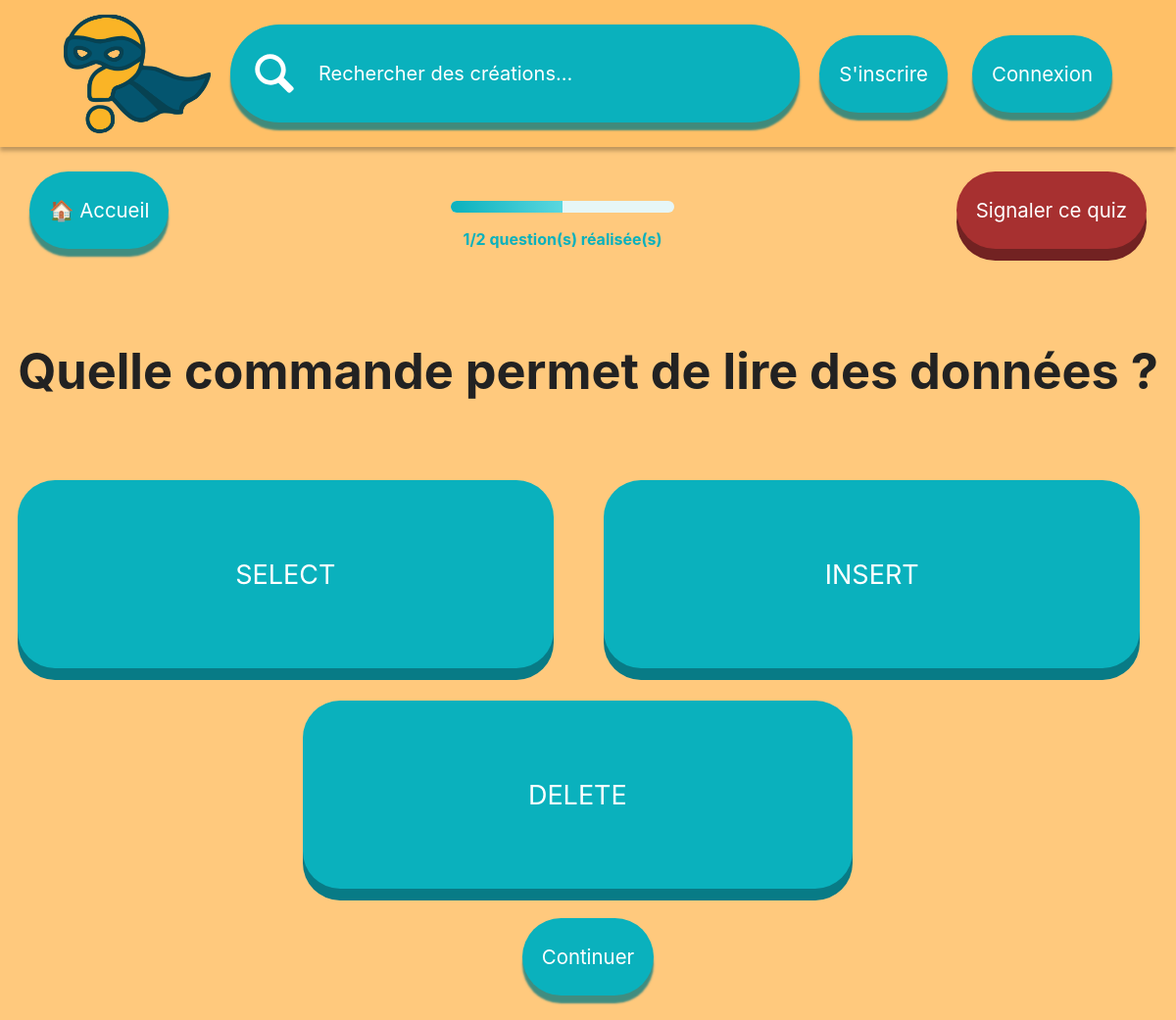
Page /index.php?page=test&id=2 on the committed database.
### tables this page shows
CREATE TABLE Question(
                id INTEGER PRIMARY KEY AUTOINCREMENT,
                numeroQuiz INTEGER,
                quiz_id INTEGER NOT NULL,
                question TEXT NOT NULL,
                FOREIGN KEY (quiz_id) REFERENCES quiz(id) ON DELETE CASCADE
            );

CREATE TABLE Reponse(
                id INTEGER PRIMARY KEY AUTOINCREMENT,
                question_id INTEGER,
                reponse TEXT NOT NULL,
                estCorrecte BOOLEAN,
                FOREIGN KEY (question_id) REFERENCES Question(id) ON DELETE CASCADE
            );

### src/controllers/QuizController.php (called while the page is built, shortened)
<?php
require_once ROOT . '/src/models/QuizModel.php';
require_once ROOT . '/config/config.php';
class QuizController
{
    private QuizModel $model;
    public function __construct()
    {
        $this->db = getDbConnection();
        $this->model = new QuizModel($this->db);
    }
    public function showQuiz(int $quizId, ?int $idQuestion = 1, bool $showAnswer = false)
    {
        $max = $this->model->getMaxNbQuestion($quizId);
        $question = $this->model->getQuestion($quizId, $idQuestion);
        $reponse  = $this->model->getReponses($question['id']);
        require ROOT . '/src/views/quiz/show.php';
    }
}

### src/models/QuizModel.php (called while the page is built, shortened)
<?php
class QuizModel
{
    private $db;
    public function __construct($db)
    {
        $this->db = $db;
    }
    public function getMaxNbQuestion(int $quizId): int
    {
        $stmt = $this->db->prepare("
        SELECT MAX(numeroQuiz) AS maxi
        FROM question
        WHERE quiz_id = ?
    ");
        $stmt->execute([$quizId]);
        $row = $stmt->fetch(PDO::FETCH_ASSOC);
        return intval($row['maxi']);
    }
    public function getQuestion(int $idQuiz, ?int $idQuestion = null): array|false
    {
        $stmt = $this->db->prepare("
        SELECT *
        FROM question
        WHERE quiz_id = ? AND numeroquiz = ?
    ");
        $stmt->execute([$idQuiz, $idQuestion]);
        return $stmt->fetch(PDO::FETCH_ASSOC) ?: false;
    }
    public function getReponses(int $idQuestion): array|false
    {
        $stmt = $this->db->prepare("SELECT * FROM reponse WHERE question_id = ?");
        $stmt->execute([$idQuestion]);
        return $stmt->fetchAll(PDO::FETCH_ASSOC);
    }
}

### config/config.php (called while the page is built, shortened)
<?php
function getDbConnection() {
    try{
        $conn = new PDO("sqlite:" . ROOT . "/database/database.db");
        $conn->setAttribute(PDO::ATTR_ERRMODE, PDO::ERRMODE_EXCEPTION);
    }catch(PDOException $e){
        die("Connection failed: " . $e->getMessage());
    }catch(Exception $e){
        die("Error: " . $e->getMessage());
    }
    return $conn;
}
?>

### src/views/quiz/show.php (the view, shortened to what this page needs)
<?php
require_once '../src/views/partials/header.php';
?>
<div class="quiz-réalisation">
    <div class="buttonAction">
        <?php if (isset($_GET['test'])): ?>
            <button type="submit" class="button" form="retourForm">
                <span></span>
                <p>← Retour</p>
            </button>
            <form id="retourForm" method="post" action="?page=pageInterQuiz&id=<?= $quizId ?>&type=test">
                <input type="hidden" name="idQuestion" value="<?= $max +1 ?>">
            </form>
        <?php else: ?>
            <button class="button" onclick="window.location.href='?page=home'">
                <span></span>
                <p>🏠 Accueil</p>
            </button>
        <?php endif; ?>
        <?php if (!isset($_GET['test']) && ($idQuestion <= $max)): ?>
            <div class="progression">
                <progress class="progress-container" value="<?= $idQuestion ?>" max="<?= $max ?>"></progress>
                <p><?= $idQuestion ?>/<?= $max ?> question(s) réalisée(s)</p>
            </div>
        <?php endif; ?>
        <button class="button signalement" onclick="window.location.href='?page=signalement'">
            <span></span>
            <p>Signaler ce quiz</p>
        </button>
    </div>
    <?php if (empty($question)) : ?>
        <div class="question fin-quiz">
            <h2>🎉 Félicitations !</h2>
            <p class="fin">Vous avez terminé le quiz.</p>
            <?php if ($_GET['page'] === 'standard') : ?>
                <div class="actions-fin">
                    <button class="button" onclick="window.location.href='?page=pageInterQuiz&id=<?= $quizId ?>&type=standard'"><span></span>
                        <p>Recommencer le quiz</p>
                    </button>
                    <button class="button" onclick="window.location.href='?page=catalogue'"><span></span>
                        <p>Voir d’autres quiz</p>
                    </button>
                    <button class="button" onclick="window.location.href='?page=home'"><span></span>
                        <p>Retour à l’accueil</p>
                    </button>
                </div>
                <p class="fin">Vous avez aimé le quiz ? N'hésiter pas à le noter : </p>
                <div class="quiz-reactions">
                    <?php if (isset($_SESSION['id'])) : ?>
                        <?php if (!$hasDisliked) : ?>
                            <form method="POST" action="?page=standard&id=<?= $quizId ?>&idQuestion=<?= $idQuestion ?>">
                                <button type="submit"
                                    name="reaction"
                                    value="like"
                                    class="like"
                                    id=<?= $hasDisliked ? 'disabled' : '' ?>>
                                    👍 <?= htmlspecialchars($reactions['nbjaime'] ?? 0) ?>
                                </button>
                                <input type="hidden" name="idQuestion" value=<?= $idQuestion ?>>
                            </form>
                        <?php endif; ?>
                        <?php if ($hasDisliked) : ?>
                            <button type=<?= $hasDisliked ? '' : 'submit' ?>
                                name="reaction"
                                value="like"
                                class="like"
                                id=<?= $hasDisliked ? 'disabled' : '' ?>>
                                👍 <?= htmlspecialchars($reactions['nbjaime'] ?? 0) ?>
                            </button>
                        <?php endif; ?>
                        <?php if (!$hasLiked) : ?>
                            <form method="POST" action="?page=standard&id=<?= $quizId ?>&idQuestion=<?= $idQuestion ?>">
                                <button type='submit'
                                    name="reaction"
                                    value="dislike"
                                    class="dislike"
                                    id=<?= $hasLiked ? 'disabled' : '' ?>>
                                    👎 <?= htmlspecialchars($reactions['nbjaimepas'] ?? 0) ?>
                                </button>
                                <input type="hidden" name="idQuestion" value=<?= $idQuestion ?>>
                            <?php endif; ?>
                            <?php if ($hasLiked) : ?>
                                <button type='submit'
                                    name="reaction"
                                    value="dislike"
                                    class="dislike"
                                    id=<?= $hasLiked ? 'disabled' : '' ?>>
                                    👎 <?= htmlspecialchars($reactions['nbjaimepas'] ?? 0) ?>
                                </button>
                            <?php endif; ?>
                            </form>
                        <?php else : ?>
                            <p>
                                Pour débloquer cette fonctionnalité
                                <a href="?page=log&typelog=connection">Connectez-vous</a> d'abord
                            </p>
                        <?php endif; ?>
                </div>
        </div>
    <?php endif; ?>
</div>
<?php else : ?>
    <div class="question">
        <h2><?= htmlspecialchars($question['question']) ?></h2>
        <div class="ensemble-réponse">
            <?php $oddClass = (count($reponse) % 2 !== 0) ? ' odd' : ''; ?>
            <?php $isTest = ($_GET['page'] === 'test'); ?>
            <form method="<?= $isTest ? 'post' : 'get' ?>" id="quizForm" class="<?= $oddClass ?>">
                <?php foreach ($reponse as $rep): ?>
                    <?php
                    $inputId   = "rep_" . $rep['id'];
                    $isCorrect = ((int) $rep['estCorrecte'] === 1);
                    ?>
                    <div class="réponse">
                        <?php if ($showAnswer && !$isTest): ?>
                            <label
                                for="<?= $inputId ?>"
                                style="
                                cursor: auto;
                                box-shadow: none;
                                transform: none;
                                <?= $isCorrect
                                    ? 'background-color:#5bb95b;border:2px solid #3cb43c;'
                                    : 'background-color:#ffb3b3;border:2px solid #d62828;'
                                ?>
                            ">
                                <?= htmlspecialchars($rep['reponse']) ?>
                            </label>
                        <?php else: ?>
                            <label for="<?= $inputId ?>">
                                <?= htmlspecialchars($rep['reponse']) ?>
                            </label>
                        <?php endif; ?>
                    </div>
                <?php endforeach; ?>
            </form>
        </div>
        <div class="bouton-container">
            <?php if (!isset($_GET['test'])): ?>
                <?php if (!$showAnswer && !$isTest): ?>
                    <button class="button" type="submit" form="quizForm" style="margin-top: 20px;">
                        <span></span>
                        <p>Valider</p>
                    </button>
                <?php elseif ($isTest): ?>
                    <button class="button" type="submit" form="quizForm" style="margin-top: 20px;">
                        <span></span>
                        <p>Continuer</p>
                    </button>
                <?php endif; ?>
            <?php endif; ?>
        </div>
    </div>
<?php endif; ?>
</div>
</body>
</html>

### public/assets/style/quiz/quiz.css (style rules this page uses)
.quiz-réalisation { display: flex; flex-direction: column; align-items: center; gap: 36px; width: 100%; margin-bottom: 25px; }
.buttonAction { display: flex; width: 95%; flex-direction: row; justify-content: space-between; padding: 0 25px; margin-top: 25px; }
.question { min-width: 800px; }
.question h2 { justify-self: center; font-size: 3.15rem; margin-bottom: 7%; color: #222; }
.ensemble-réponse form { display: grid; grid-template-columns: repeat(2, 1fr); gap: 33px; justify-items: stretch; }
.ensemble-réponse form.odd .réponse:last-child { grid-column: 1 / -1; justify-self: center; width: 50%; }
.réponse { width: 100%; }
.réponse label { width: 85%; display: flex; align-items: center; justify-content: center; cursor: pointer; border-radius: 38px; padding: 30px 33px; min-height: 132px; font-size: 1.688rem; text-align: center; background-color: #0ab1bd; color: white; box-shadow: 0 12px 0 #087b86; transition: transform 0.08s ease, box-shadow 0.08s ease; }
.bouton-container { display: flex; justify-content: center; width: 100%; margin-top: 10px; }
.progress-container { width: 100%; max-width: 400px; height: 12px; border-radius: 999px; overflow: hidden; -webkit-appearance: none; appearance: none; }
.progression { text-align: center; width: 20%; margin-top: 2%; color: #0ab1bd; font-weight: bold; }
.progression > p { text-align: center; }

### public/assets/style/global.css (style rules this page uses)
body { font-family: 'Inter', sans-serif; background-color: #ffc97d; margin: 0; }
.button { all: unset; }
.signalement>span { background-color: rgb(167, 48, 48) !important; box-shadow: 0 12px 0 rgb(114, 34, 34) !important; }
.button, .searchbar, .input, .flatinput, .textarea { display: flex; position: relative; align-items: center; padding: 20px; justify-content: flex-start; gap: 20px; width: max-content; height: max-content; }
.button>span, .searchbar>span, .input>span, .flatinput>span, .textarea>span { position: absolute; inset: 0; background: #0ab1bd; border-radius: calc(infinity * 1px); cursor: pointer; z-index: 0; box-shadow: 0px 8px 2px #007881bf; transition: background ease-out 0.2s; }
.button>p { text-align: center; }
.button>p, .searchbar>p { font-size: min(1.7vw, 25px); line-height: 39px; color: #fff; margin: 0; z-index: 1; user-select: none; pointer-events: none; transition: color ease-out 0.2s; }

### rows in the picture
question: question "Quelle commande permet de lire des données ?"
reponse: reponse "SELECT"
reponse: reponse "INSERT"
reponse: reponse "DELETE"

### other values in the picture
$idQuestion "1"
$max "2"
